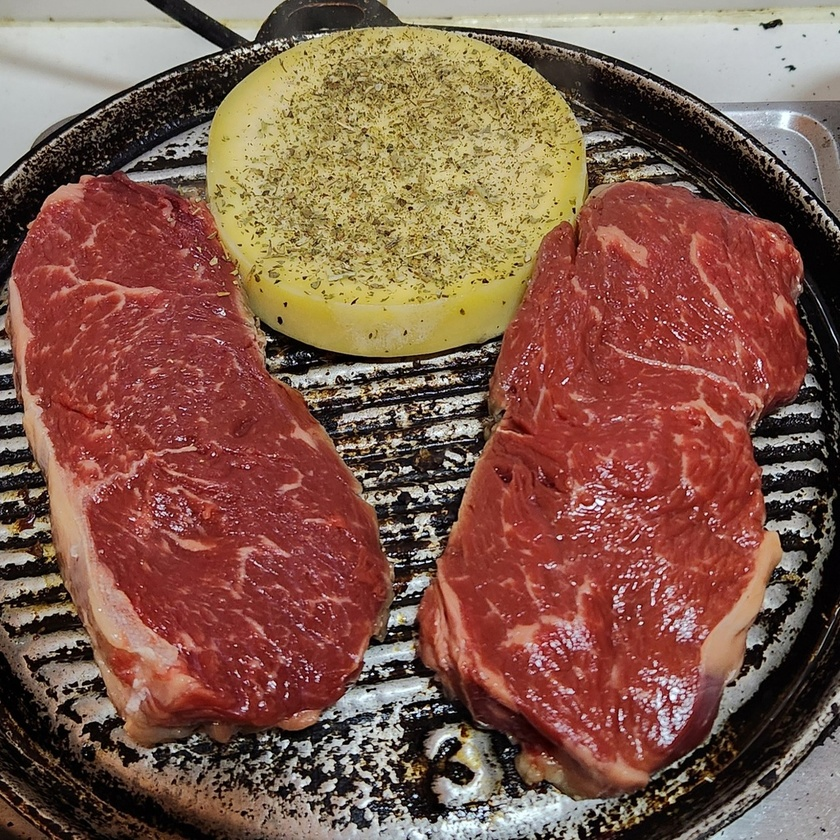
#> input picture datos/corpus_normalizado/casual/005135c4ff2b5b75.jpg, 840 x 840 px, shrunk from 1024 x 1024 before the run
$ python -i extraer_variables.py   (imports and definitions only)
#> lines starting #> are read from the running program, lines starting #| are printed output that depends on the picture
"""
pipeline/extraer_variables.py

Fase 2 (parte A) — Variables de color e histograma, una fila por imagen.

Lee datos/corpus_normalizado/{categoria}/*.jpg y calcula, para cada
imagen, las 5 variables propuestas en la consigna. Este script SOLO
calcula variables a partir de los píxeles — no toca autor_id,
confianza_etiqueta, caso_limite ni justificacion_etiqueta (eso viene de
un archivo de etiquetas aparte, autoasignado por cada persona, y se une
en un paso posterior: asociar_metadata.py).

Salida: datos/variables_visuales.csv
  id_imagen, tipo_manovich, mediana_luminancia, dispersion_luminancia,
  prop_sombras, prop_altas_luces, matiz_dominante_deg, saturacion_media,
  dominancia_cromatica

-----------------------------------------------------------------------
Qué mide cada variable, qué NO mide, y qué convención asume
(para la bitácora Voy/Vengo — esto es una propuesta, no la única opción)
-----------------------------------------------------------------------

1. mediana_luminancia (0 a 1)
   Qué mide: nivel tonal global. Convierte la imagen a escala de grises
   con skimage.color.rgb2gray (pesos ITU-R 601-2: 0.2125 R + 0.7154 G +
   0.0721 B — no es un promedio simple de los 3 canales) y toma la
   MEDIANA de esos valores, no el promedio: la mediana es menos sensible
   a que una franja de cielo muy clara o una sombra muy oscura
   desplacen el número.
   Qué NO mide: no equivale a "exposición correcta" ni a calidad
   técnica (consigna, límite explícito).

2. dispersion_luminancia (0 a ~0.5)
   Qué mide: contraste, como desvío estándar de la misma escala de
   grises — qué tan repartidos están los tonos.
   Decisión a confirmar: la consigna ofrece desvío estándar O rango
   intercuartílico (IQR) como alternativas válidas. Implementé desvío
   estándar por ser más directo de explicar; si el grupo prefiere IQR
   (más robusto a un puñado de píxeles extremos), es un cambio de una
   línea — ver CALCULAR_DISPERSION_COMO_IQR más abajo.
   Qué NO mide: el rango dinámico de la escena original — solo el de
   la imagen ya capturada (el sensor del celular y su procesado
   automático ya intervinieron antes).

3. prop_sombras / prop_altas_luces (0 a 1 cada una)
   Qué miden: proporción de píxeles por debajo/encima de un umbral de
   luminancia normalizada, sobre la misma escala de grises.
   Convención inicial (la que sugiere la consigna, a revisar contra una
   muestra del propio corpus): sombra si L < 0.10, altas luces si
   L > 0.90. Ver UMBRAL_SOMBRA / UMBRAL_ALTAS_LUCES.
   Qué NO miden: no distinguen "sombra fotográfica intencional" de
   "imagen subexpuesta" — es una convención de umbral, no un juicio
   fotográfico. Además, el procesado automático del celular (HDR,
   realce de sombras) ya intervino antes de que este script vea el
   píxel.

4. matiz_dominante_deg (0 a 360) y saturacion_media (0 a 1)
   Qué miden: familia cromática predominante e intensidad de color
   global. Convierto a HSV con skimage.color.rgb2hsv. El matiz (hue) es
   una variable CIRCULAR (0° y 360° son el mismo rojo): promediarlo
   linealmente puede dar un resultado sin sentido si hay píxeles cerca
   de los dos extremos (p. ej. rojos a 5° y a 355° promediarían a 180°,
   ¡cian!, cuando en realidad son casi el mismo color). Por eso se
   calcula la MEDIA CIRCULAR ponderada por saturación: cada píxel aporta
   un vector (cos(hue), sin(hue)) de longitud = su saturación (los
   píxeles poco saturados, casi grises, pesan menos porque su matiz es
   poco confiable), se suman los vectores, y el ángulo resultante es el
   matiz dominante. La saturación media es un promedio aritmético
   simple del canal S (ese sí es una escala lineal, no circular).
   Qué NO miden: dependen del balance de blancos, los filtros y el
   procesado de color de cada celular — no son una medición "neutra"
   del color de la escena real.

5. dominancia_cromatica (0 a 1)
   Qué mide: cuánto concentra la imagen en una familia de color.
   Cuantizo cada canal RGB a NIVELES_CUANTIZACION niveles (por defecto
   8), formo un histograma 3D de los colores cuantizados resultantes, y
   tomo la proporción de píxeles que caen en el bucket más frecuente.
   Un valor alto = la imagen está dominada por una sola familia de
   color; un valor bajo = colores repartidos.
   Qué NO mide: dos imágenes muy distintas pueden dar un valor similar
   si ambas están "concentradas" en colores diferentes — esta variable
   no dice CUÁL es el color dominante, solo CUÁNTO concentra la imagen
   en él. El resultado depende del número de niveles elegido: más
   niveles = buckets más finos = valores de dominancia más bajos en
   general (ver NIVELES_CUANTIZACION).

Escala: estas 5 variables se calculan por imagen (una fila por foto).
Los histogramas agregados y las distribuciones por tipo son una
agregación posterior, de la Fase 4, sobre el corpus completo.

Uso:
    python pipeline/extraer_variables.py \
        --entrada datos/corpus_normalizado \
        --salida datos/variables_visuales.csv
"""

from __future__ import annotations

import argparse
import csv
import sys
from pathlib import Path

import numpy as np
from PIL import Image
from skimage.color import rgb2gray, rgb2hsv

# --------------------------------------------------------------------------
# Convenciones del grupo — documentar en el README si se cambian.
# Si se ajustan DESPUÉS de haber medido, hay que recalcular todo el dataset.
# --------------------------------------------------------------------------
UMBRAL_SOMBRA = 0.10          # luminancia normalizada por debajo de esto = sombra
UMBRAL_ALTAS_LUCES = 0.90     # luminancia normalizada por encima de esto = altas luces
NIVELES_CUANTIZACION = 8      # niveles por canal RGB para dominancia cromática (8x8x8 = 512 buckets)
CALCULAR_DISPERSION_COMO_IQR = False  # False = desvío estándar; True = rango intercuartílico


def calcular_luminancia(img_rgb: np.ndarray) -> np.ndarray:
    """Escala de grises normalizada [0, 1] con pesos ITU-R 601-2 (skimage)."""
    return rgb2gray(img_rgb)


def mediana_y_dispersion(gris: np.ndarray) -> tuple[float, float]:
    mediana = float(np.median(gris))
    if CALCULAR_DISPERSION_COMO_IQR:
        q75, q25 = np.percentile(gris, [75, 25])
        dispersion = float(q75 - q25)
    else:
        dispersion = float(np.std(gris))
    return mediana, dispersion


def proporcion_sombras_altas_luces(gris: np.ndarray) -> tuple[float, float]:
    total = gris.size
    prop_sombras = float(np.count_nonzero(gris < UMBRAL_SOMBRA)) / total
    prop_altas_luces = float(np.count_nonzero(gris > UMBRAL_ALTAS_LUCES)) / total
    return prop_sombras, prop_altas_luces


def matiz_dominante_y_saturacion(img_rgb: np.ndarray) -> tuple[float, float]:
    """
    Matiz dominante: media circular del hue, ponderada por saturación.
    Saturación media: promedio aritmético simple del canal S.
    """
    hsv = rgb2hsv(img_rgb)
    hue = hsv[:, :, 0].ravel()          # en [0, 1) -> se pasa a radianes *2*pi
    sat = hsv[:, :, 1].ravel()          # en [0, 1]

    angulos = hue * 2 * np.pi
    x = np.sum(np.cos(angulos) * sat)
    y = np.sum(np.sin(angulos) * sat)

    if x == 0 and y == 0:
        # Caso degenerado: saturación ~0 en toda la imagen (escala de
        # grises casi pura). El matiz no es representativo; se informa
        # como 0.0 y queda documentado acá, no se oculta.
        matiz_deg = 0.0
    else:
        matiz_deg = float(np.degrees(np.arctan2(y, x)) % 360)

    saturacion_media = float(np.mean(sat))
    return matiz_deg, saturacion_media


def dominancia_cromatica(img_rgb: np.ndarray, niveles: int = NIVELES_CUANTIZACION) -> float:
    """
    Cuantiza cada canal a `niveles` valores, arma un histograma 3D de
    los colores cuantizados resultantes, y devuelve la proporción de
    píxeles en el bucket más frecuente.
    """
    ancho_bin = 256 // niveles
    cuantizada = (img_rgb // ancho_bin).astype(np.int32)
    cuantizada = np.clip(cuantizada, 0, niveles - 1)

    indices = (
        cuantizada[:, :, 0] * niveles * niveles
        + cuantizada[:, :, 1] * niveles
        + cuantizada[:, :, 2]
    ).ravel()

    conteos = np.bincount(indices, minlength=niveles ** 3)
    return float(conteos.max()) / indices.size


def calcular_variables_una_imagen(ruta: Path) -> dict:
    with Image.open(ruta) as img:
#> img is the input picture: PIL image 840x840 RGB; mean R, G, B 130.2, 90.5, 75.7
        img_rgb = np.asarray(img.convert("RGB"))

    gris = calcular_luminancia(img_rgb)
#> in calcular_luminancia, `return rgb2gray(img_rgb)`:
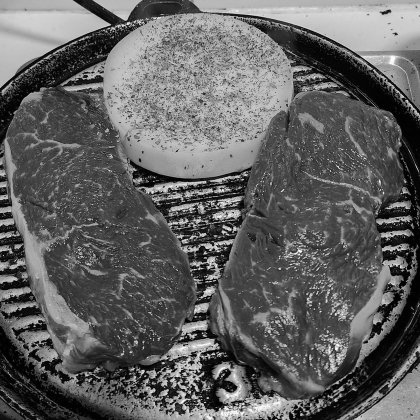
#> returned value: shape (840, 840) float64 (shown at 1/2 size); min 0, max 1, mean 0.384
    mediana, dispersion = mediana_y_dispersion(gris)
#> in mediana_y_dispersion, `mediana = float(np.median(gris))`: mediana = 0.323
#> in mediana_y_dispersion, `dispersion = float(np.std(gris))`: dispersion = 0.239
#> mediana = 0.323; dispersion = 0.239
    prop_sombras, prop_altas_luces = proporcion_sombras_altas_luces(gris)
#> in proporcion_sombras_altas_luces, `prop_sombras = float(np.count_nonzero(gris < UMBRAL_SOMBRA)) / total`: prop_sombras = 0.139
#> in proporcion_sombras_altas_luces, `prop_altas_luces = float(np.count_nonzero(gris > UMBRAL_ALTAS_LUCES)) ..`: prop_altas_luces = 0.00299
#> prop_sombras = 0.139; prop_altas_luces = 0.00299
    matiz_deg, saturacion_media = matiz_dominante_y_saturacion(img_rgb)
#> in matiz_dominante_y_saturacion, `x = np.sum(np.cos(angulos) * sat)`: x = 293848.5
#> in matiz_dominante_y_saturacion, `y = np.sum(np.sin(angulos) * sat)`: y = 71154.1
#> in matiz_dominante_y_saturacion, `matiz_deg = float(np.degrees(np.arctan2(y, x)) % 360)`: matiz_deg = 13.61
#> in matiz_dominante_y_saturacion, `saturacion_media = float(np.mean(sat))`: saturacion_media = 0.467
#> matiz_deg = 13.61; saturacion_media = 0.467
    dominancia = dominancia_cromatica(img_rgb)
#> in dominancia_cromatica, `cuantizada = (img_rgb // ancho_bin).astype(np.int32)`:
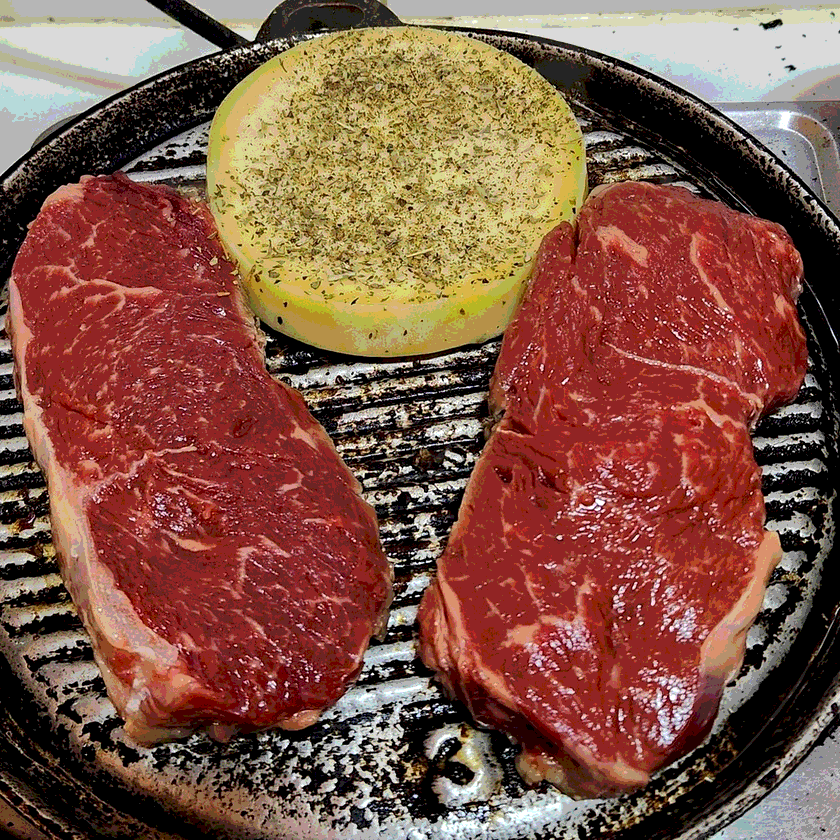
#> cuantizada: shape (840, 840, 3) int32; mean R, G, B 3.6, 2.37, 1.93; drawn with min black and max white
#> in dominancia_cromatica, `conteos = np.bincount(indices, minlength=niveles ** 3)`: conteos = 512 values, max 113622 at index 265, min 0 at index 2, mean 1378.1
#> dominancia = 0.161

    return {
#> (the run stopped early here; a loop or call above may not have finished)

$ run again, on datos/corpus_normalizado/diseno/01bf4855b1ecde75.jpg
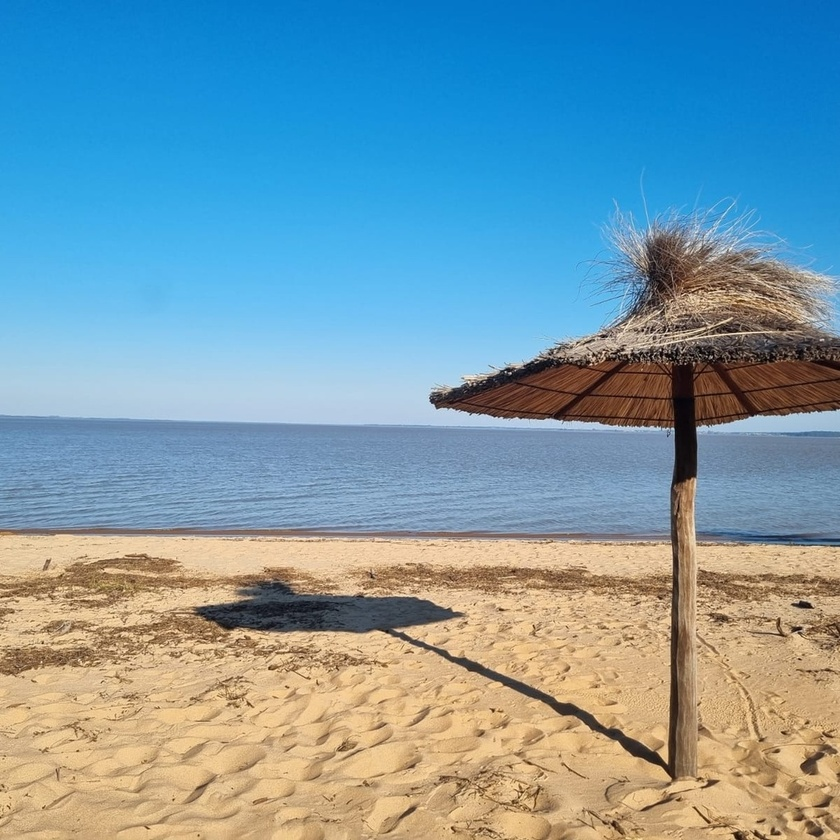
#> input picture datos/corpus_normalizado/diseno/01bf4855b1ecde75.jpg, 840 x 840 px, shrunk from 1024 x 1024 before the run
#> in calcular_variables_una_imagen, img is the input picture: PIL image 840x840 RGB; mean R, G, B 121.2, 155.4, 170.2
#> in calcular_luminancia, `return rgb2gray(img_rgb)`:
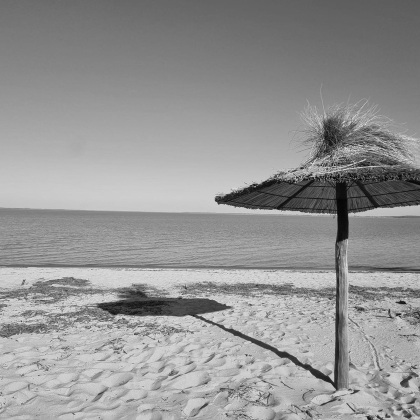
#> returned value: shape (840, 840) float64 (shown at 1/2 size); min 0.00333, max 0.965, mean 0.585
#> in mediana_y_dispersion, `mediana = float(np.median(gris))`: mediana = 0.593
#> in mediana_y_dispersion, `dispersion = float(np.std(gris))`: dispersion = 0.16
#> in calcular_variables_una_imagen, `mediana, dispersion = mediana_y_dispersion(gris)`: mediana = 0.593; dispersion = 0.16
#> in proporcion_sombras_altas_luces, `prop_sombras = float(np.count_nonzero(gris < UMBRAL_SOMBRA)) / total`: prop_sombras = 0.00773
#> in proporcion_sombras_altas_luces, `prop_altas_luces = float(np.count_nonzero(gris > UMBRAL_ALTAS_LUCES)) ..`: prop_altas_luces = 0.000156
#> in calcular_variables_una_imagen, `prop_sombras, prop_altas_luces = proporcion_sombras_altas_luces(gris)`: prop_sombras = 0.00773; prop_altas_luces = 0.000156
#> hsv: shape (840, 840, 3) float64; mean of channels 0, 1, 2 0.373, 0.531, 0.784
#> x = -136633.3
#> y = -45399.3
#> in matiz_dominante_y_saturacion, `matiz_deg = float(np.degrees(np.arctan2(y, x)) % 360)`: matiz_deg = 198.4
#> in matiz_dominante_y_saturacion, `saturacion_media = float(np.mean(sat))`: saturacion_media = 0.531
#> in calcular_variables_una_imagen, `matiz_deg, saturacion_media = matiz_dominante_y_saturacion(img_rgb)`: matiz_deg = 198.4; saturacion_media = 0.531
#> in dominancia_cromatica, `cuantizada = (img_rgb // ancho_bin).astype(np.int32)`:
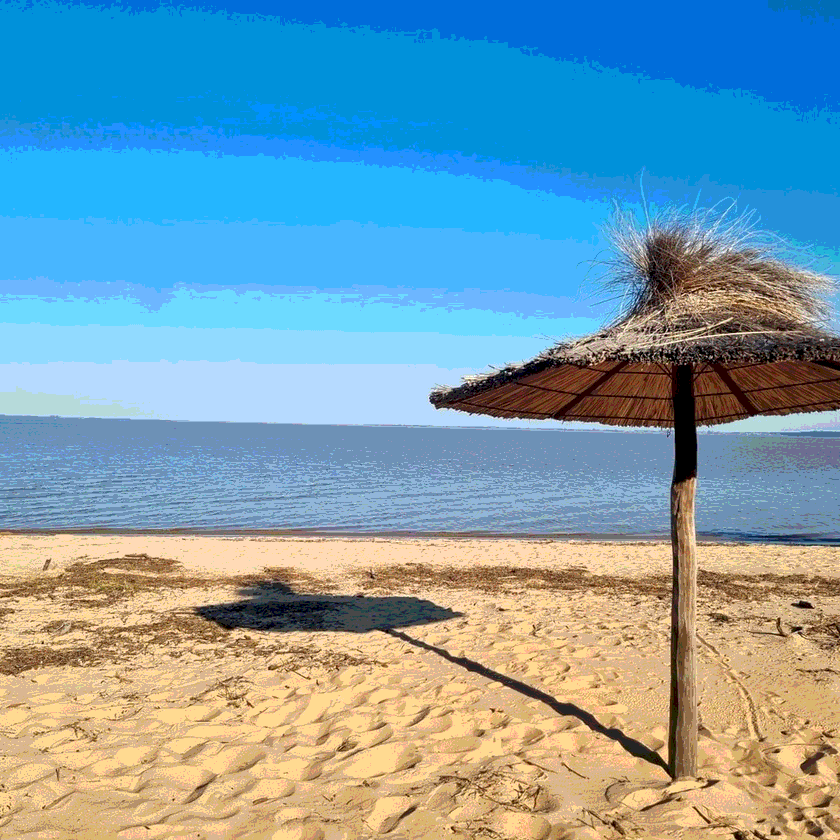
#> cuantizada: shape (840, 840, 3) int32; mean R, G, B 3.32, 4.38, 4.84; drawn with min black and max white
#> conteos = 512 values, max 89709 at index 38, min 0 at index 2, mean 1378.1
#> dominancia = 0.127

$ run again, on datos/corpus_normalizado/diseno/035dd67fec1c5086.jpg
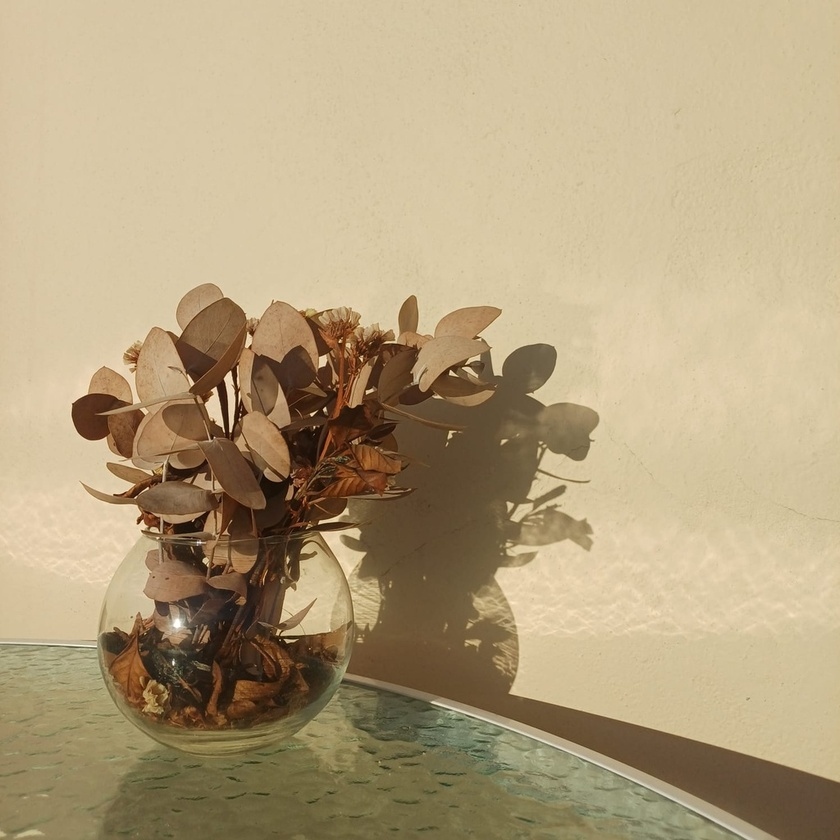
#> input picture datos/corpus_normalizado/diseno/035dd67fec1c5086.jpg, 840 x 840 px, shrunk from 1024 x 1024 before the run
#> in calcular_variables_una_imagen, img is the input picture: PIL image 840x840 RGB; mean R, G, B 179.2, 160.8, 126.5
#> in calcular_luminancia, `return rgb2gray(img_rgb)`:
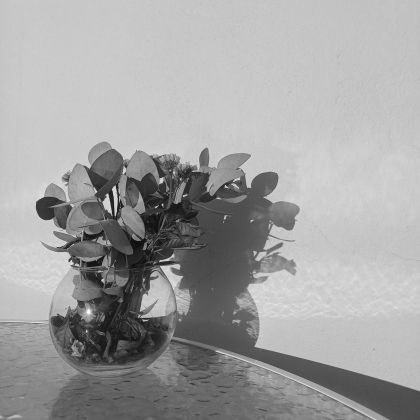
#> returned value: shape (840, 840) float64 (shown at 1/2 size); min 0.0211, max 0.999, mean 0.636
#> in mediana_y_dispersion, `mediana = float(np.median(gris))`: mediana = 0.768
#> in mediana_y_dispersion, `dispersion = float(np.std(gris))`: dispersion = 0.21
#> in calcular_variables_una_imagen, `mediana, dispersion = mediana_y_dispersion(gris)`: mediana = 0.768; dispersion = 0.21
#> in proporcion_sombras_altas_luces, `prop_sombras = float(np.count_nonzero(gris < UMBRAL_SOMBRA)) / total`: prop_sombras = 0.00417
#> in proporcion_sombras_altas_luces, `prop_altas_luces = float(np.count_nonzero(gris > UMBRAL_ALTAS_LUCES)) ..`: prop_altas_luces = 0.000183
#> in calcular_variables_una_imagen, `prop_sombras, prop_altas_luces = proporcion_sombras_altas_luces(gris)`: prop_sombras = 0.00417; prop_altas_luces = 0.000183
#> hsv: shape (840, 840, 3) float64; mean of channels 0, 1, 2 0.11, 0.33, 0.703
#> x = 182253.9
#> y = 141218.4
#> in matiz_dominante_y_saturacion, `matiz_deg = float(np.degrees(np.arctan2(y, x)) % 360)`: matiz_deg = 37.77
#> in matiz_dominante_y_saturacion, `saturacion_media = float(np.mean(sat))`: saturacion_media = 0.33
#> in calcular_variables_una_imagen, `matiz_deg, saturacion_media = matiz_dominante_y_saturacion(img_rgb)`: matiz_deg = 37.77; saturacion_media = 0.33
#> in dominancia_cromatica, `cuantizada = (img_rgb // ancho_bin).astype(np.int32)`:
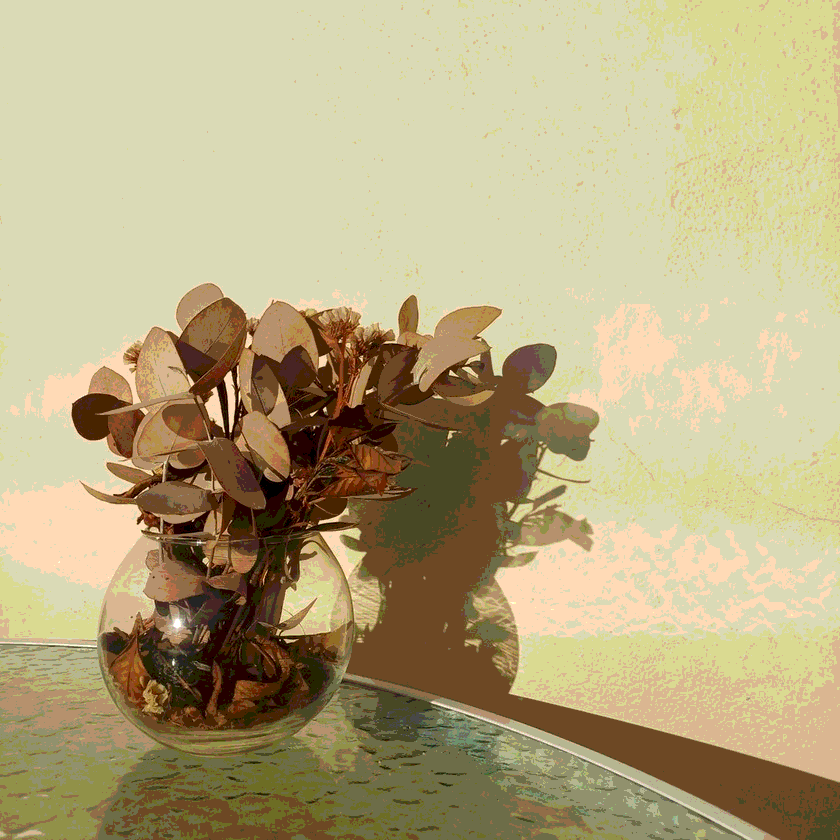
#> cuantizada: shape (840, 840, 3) int32; mean R, G, B 5.02, 4.68, 3.55; drawn with min black and max white
#> conteos = 512 values, max 296024 at index 437, min 0 at index 1, mean 1378.1
#> dominancia = 0.42
